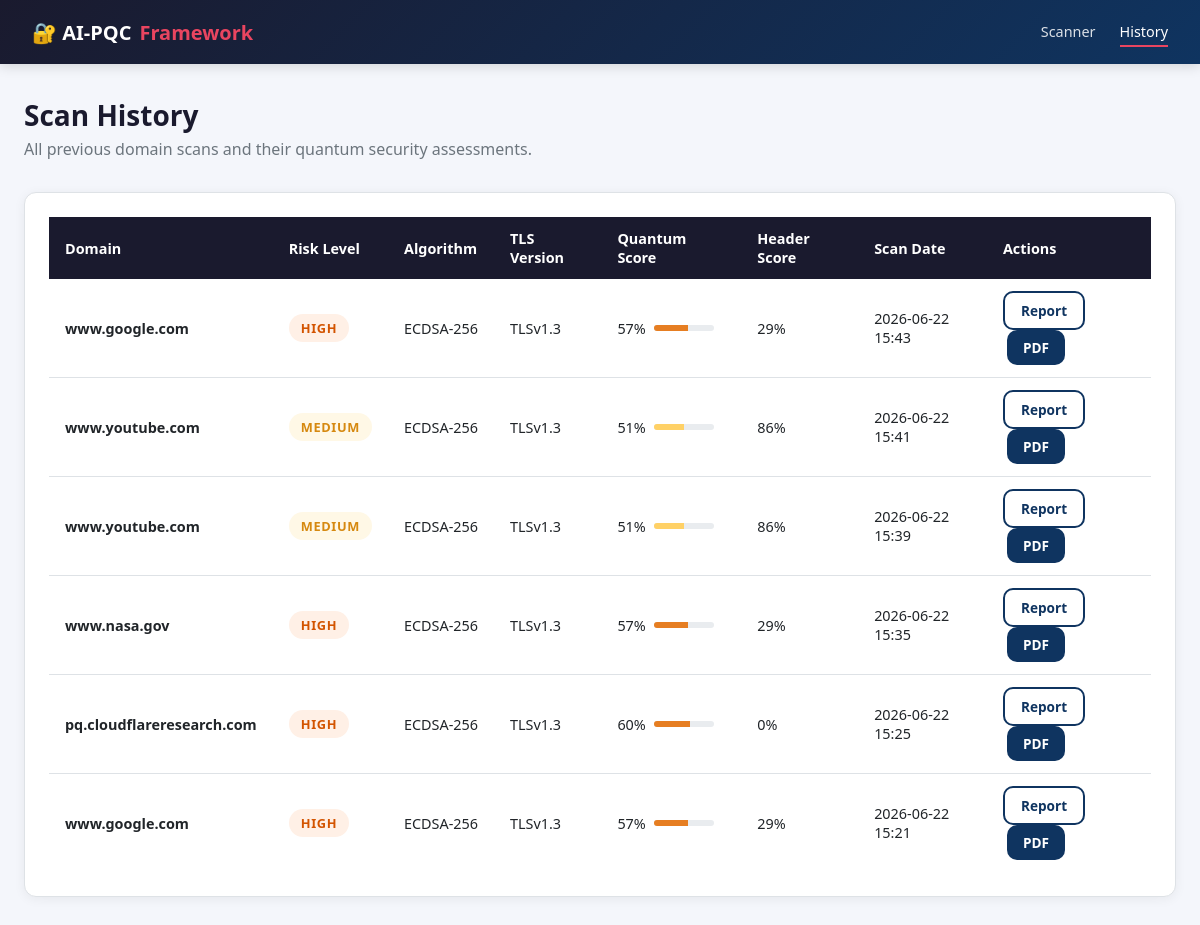
Before: /history with the older database file.
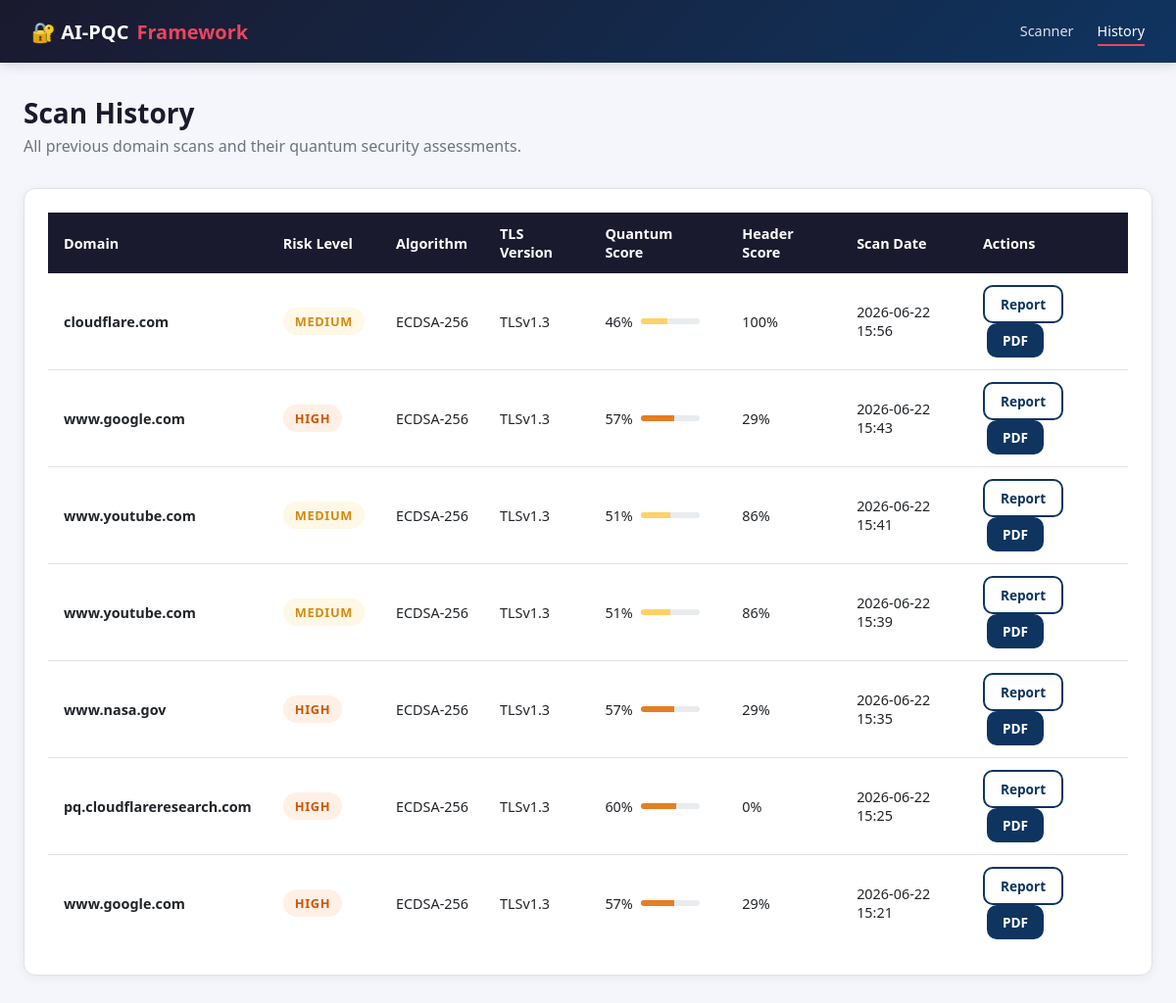
After: the same page with the newer database file.
### database/database.py (models this page shows, shortened)
class ScanResult(db.Model):
    __tablename__ = 'scan_results'
    id = db.Column(db.Integer, primary_key=True)
    domain = db.Column(db.String(255), nullable=False)
    scan_date = db.Column(db.DateTime, default=datetime.utcnow)
    ssl_version = db.Column(db.String(50))
    cipher_suite = db.Column(db.String(255))
    key_algorithm = db.Column(db.String(100))
    key_size = db.Column(db.Integer)
    cert_expiry = db.Column(db.String(50))
    quantum_risk_score = db.Column(db.Float)
    risk_level = db.Column(db.String(20))
    recommendations = db.Column(db.Text)
    headers_score = db.Column(db.Float)
    overall_score = db.Column(db.Float)
    raw_data = db.Column(db.Text)

### app.py (the view)
@app.route('/history')
def history():
    scans = ScanResult.query.order_by(ScanResult.scan_date.desc()).all()
    return render_template('history.html', scans=scans)

### templates/history.html (shortened to what this page needs)
<!DOCTYPE html>
<html lang="en">
<head>
  <link rel="stylesheet" href="/static/css/style.css">
</head>
<body>
<nav>
  <div class="nav-inner">
    <a href="/" class="nav-brand">🔐 AI-PQC<span>Framework</span></a>
    <div class="nav-links">
      <a href="/">Scanner</a>
      <a href="/history" class="active">History</a>
    </div>
  </div>
</nav>
<div class="container">
  <div class="page-header">
    <h1>Scan History</h1>
    <p>All previous domain scans and their quantum security assessments.</p>
  </div>
  {% if scans %}
  <div class="card">
    <div class="table-wrap">
      <table>
        <thead>
          <tr>
            <th>Domain</th>
            <th>Risk Level</th>
            <th>Algorithm</th>
            <th>TLS Version</th>
            <th>Quantum Score</th>
            <th>Header Score</th>
            <th>Scan Date</th>
            <th>Actions</th>
          </tr>
        </thead>
        <tbody>
          {% for s in scans %}
          <tr>
            <td><strong>{{ s.domain }}</strong></td>
            <td>
              {% set rl = s.risk_level|lower if s.risk_level else 'unknown' %}
              <span class="badge badge-{{ rl }}">{{ s.risk_level or 'N/A' }}</span>
            </td>
            <td>
              {% if s.key_algorithm %}
                {{ s.key_algorithm }}{% if s.key_size %}-{{ s.key_size }}{% endif %}
              {% else %}—{% endif %}
            </td>
            <td>{{ s.ssl_version or '—' }}</td>
            <td>
              {% if s.quantum_risk_score is not none %}
                <div style="display:flex;align-items:center;gap:0.5rem;">
                  {{ "%.0f"|format(s.quantum_risk_score * 100) }}%
                  <div style="width:60px;height:6px;background:#e9ecef;border-radius:3px;overflow:hidden;">
                    {% set rl = s.risk_level|lower if s.risk_level else 'unknown' %}
                    <div style="width:{{ "%.0f"|format(s.quantum_risk_score * 100) }}%;height:100%;background:{% if rl == 'critical' %}#ef476f{% elif rl == 'high' %}#e67e22{% elif rl == 'medium' %}#ffd166{% else %}#06d6a0{% endif %};"></div>
                  </div>
                </div>
              {% else %}—{% endif %}
            </td>
            <td>{{ "%.0f"|format(s.headers_score or 0) }}%</td>
            <td>{{ s.scan_date.strftime('%Y-%m-%d %H:%M') if s.scan_date else '—' }}</td>
            <td>
              <a href="/report/{{ s.id }}" class="btn btn-sm btn-outline">Report</a>
              <a href="/report/{{ s.id }}/pdf" class="btn btn-sm btn-secondary" style="margin-left:0.25rem;">PDF</a>
            </td>
          </tr>
          {% endfor %}
        </tbody>
      </table>
    </div>
  </div>
  {% endif %}
</div>
</body>
</html>

Changed rows visible on the page:
added ScanResult: domain "cloudflare.com", risk_level "MEDIUM", key_algorithm "ECDSA", key_size "256", ssl_version "TLSv1.3", s.quantum_risk_score*100 "46", headers_score "100", scan_date "2026-06-22 15:56"
